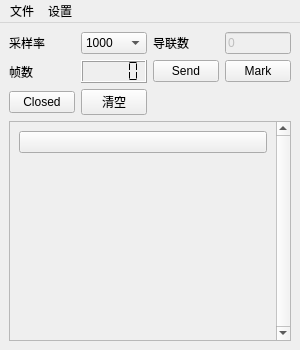
<?xml version="1.0" encoding="UTF-8"?>
<ui version="4.0">
 <class>MainWindow</class>
 <widget class="QMainWindow" name="MainWindow">
  <property name="geometry">
   <rect>
    <x>0</x>
    <y>0</y>
    <width>300</width>
    <height>350</height>
   </rect>
  </property>
  <property name="minimumSize">
   <size>
    <width>300</width>
    <height>350</height>
   </size>
  </property>
  <property name="maximumSize">
   <size>
    <width>300</width>
    <height>350</height>
   </size>
  </property>
  <property name="windowTitle">
   <string>模拟信号源</string>
  </property>
  <widget class="QWidget" name="centralwidget">
   <layout class="QGridLayout" name="gridLayout_2">
    <item row="3" column="0">
     <layout class="QVBoxLayout" name="verticalLayout_4">
      <item>
       <widget class="QScrollArea" name="scrollArea">
        <property name="verticalScrollBarPolicy">
         <enum>Qt::ScrollBarAlwaysOn</enum>
        </property>
        <property name="widgetResizable">
         <bool>true</bool>
        </property>
        <widget class="QWidget" name="scrollAreaWidgetContents_2">
         <property name="geometry">
          <rect>
           <x>0</x>
           <y>0</y>
           <width>270</width>
           <height>230</height>
          </rect>
         </property>
         <layout class="QVBoxLayout" name="verticalLayout_6">
          <item>
           <layout class="QVBoxLayout" name="m_verlayout_ch">
            <item>
             <widget class="QPushButton" name="m_pushbutton_add_ch">
              <property name="icon">
               <iconset resource="resource.qrc">
                <normaloff>:/image/add.png</normaloff>:/image/add.png</iconset>
              </property>
             </widget>
            </item>
            <item>
             <spacer name="m_verticalSpacer_ch">
              <property name="orientation">
               <enum>Qt::Vertical</enum>
              </property>
              <property name="sizeHint" stdset="0">
               <size>
                <width>20</width>
                <height>40</height>
               </size>
              </property>
             </spacer>
            </item>
           </layout>
          </item>
         </layout>
        </widget>
       </widget>
      </item>
     </layout>
    </item>
    <item row="0" column="0">
     <layout class="QGridLayout" name="gridLayout">
      <item row="1" column="3">
       <widget class="QPushButton" name="m_pushbutton_mark">
        <property name="sizePolicy">
         <sizepolicy hsizetype="Fixed" vsizetype="Fixed">
          <horstretch>0</horstretch>
          <verstretch>0</verstretch>
         </sizepolicy>
        </property>
        <property name="text">
         <string>Mark</string>
        </property>
       </widget>
      </item>
      <item row="1" column="1">
       <widget class="QLCDNumber" name="m_lcd_send_frame_num">
        <property name="digitCount">
         <number>5</number>
        </property>
        <property name="segmentStyle">
         <enum>QLCDNumber::Flat</enum>
        </property>
       </widget>
      </item>
      <item row="0" column="2">
       <widget class="QLabel" name="label_2">
        <property name="text">
         <string>导联数</string>
        </property>
       </widget>
      </item>
      <item row="0" column="3">
       <widget class="QLineEdit" name="m_lineedit_ch_num">
        <property name="enabled">
         <bool>false</bool>
        </property>
        <property name="text">
         <string>0</string>
        </property>
       </widget>
      </item>
      <item row="1" column="0">
       <widget class="QLabel" name="label_3">
        <property name="text">
         <string>帧数</string>
        </property>
       </widget>
      </item>
      <item row="0" column="1">
       <widget class="QComboBox" name="m_comboBox_freq_select">
        <property name="currentIndex">
         <number>3</number>
        </property>
        <item>
         <property name="text">
          <string>0</string>
         </property>
        </item>
        <item>
         <property name="text">
          <string>250</string>
         </property>
        </item>
        <item>
         <property name="text">
          <string>500</string>
         </property>
        </item>
        <item>
         <property name="text">
          <string>1000</string>
         </property>
        </item>
       </widget>
      </item>
      <item row="0" column="0">
       <widget class="QLabel" name="label">
        <property name="text">
         <string>采样率</string>
        </property>
       </widget>
      </item>
      <item row="1" column="2">
       <widget class="QPushButton" name="m_pushbutton_send_frame">
        <property name="sizePolicy">
         <sizepolicy hsizetype="Fixed" vsizetype="Fixed">
          <horstretch>0</horstretch>
          <verstretch>0</verstretch>
         </sizepolicy>
        </property>
        <property name="text">
         <string>Send</string>
        </property>
       </widget>
      </item>
      <item row="2" column="0">
       <widget class="QPushButton" name="m_pushButton_open_siggen">
        <property name="text">
         <string>Closed</string>
        </property>
        <property name="checkable">
         <bool>true</bool>
        </property>
       </widget>
      </item>
      <item row="2" column="1">
       <widget class="QPushButton" name="m_pushButton_setting_init">
        <property name="text">
         <string>清空</string>
        </property>
       </widget>
      </item>
     </layout>
    </item>
   </layout>
  </widget>
  <widget class="QMenuBar" name="menuBar">
   <property name="geometry">
    <rect>
     <x>0</x>
     <y>0</y>
     <width>300</width>
     <height>19</height>
    </rect>
   </property>
   <widget class="QMenu" name="menu">
    <property name="title">
     <string>文件</string>
    </property>
    <addaction name="m_file_open_action"/>
    <addaction name="m_file_save_action"/>
    <addaction name="m_file_save_as_action"/>
    <addaction name="separator"/>
    <addaction name="m_file_eeg_open"/>
   </widget>
   <widget class="QMenu" name="menu_2">
    <property name="title">
     <string>设置</string>
    </property>
    <addaction name="m_setting_server_action"/>
   </widget>
   <addaction name="menu"/>
   <addaction name="menu_2"/>
  </widget>
  <action name="m_setting_server_action">
   <property name="text">
    <string>服务器</string>
   </property>
  </action>
  <action name="m_file_open_action">
   <property name="text">
    <string>打开</string>
   </property>
  </action>
  <action name="m_file_save_action">
   <property name="text">
    <string>保存</string>
   </property>
  </action>
  <action name="m_file_save_as_action">
   <property name="text">
    <string>另存为</string>
   </property>
  </action>
  <action name="m_file_eeg_open">
   <property name="text">
    <string>真实脑电文件</string>
   </property>
  </action>
 </widget>
 <resources>
  <include location="resource.qrc"/>
 </resources>
 <connections/>
</ui>
